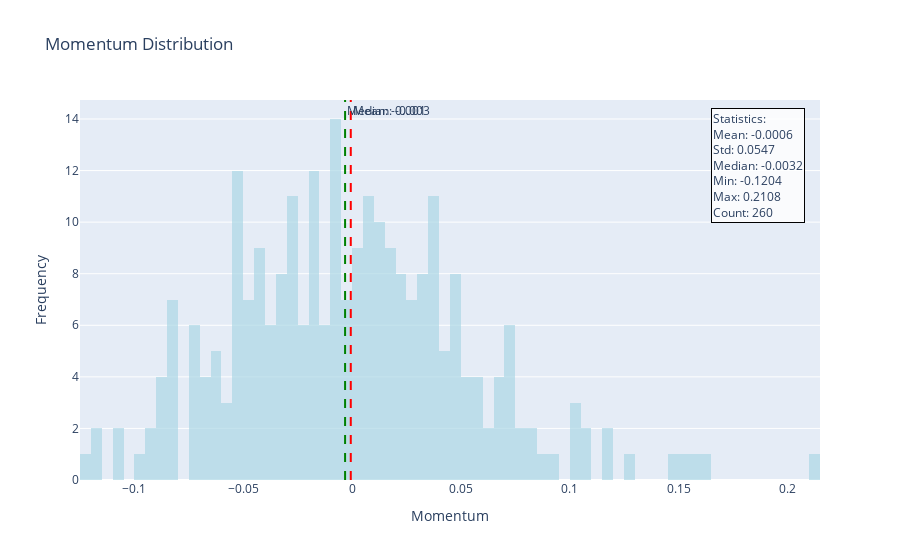

Notebook source saved alongside this figure:
### Code cell
FactorPlot.plot_factor_distribution(
    factor_data=factor_data["momentum"],
    factor_name="Momentum",
    bins=100,
    show_stats=True,
    color="lightblue"
)

### Figure 1 — Plotly figure (JSON) as saved in the notebook; plotly's stock layout.template omitted (floating-point values rounded to 4 significant figures; data arrays with more than 128 entries replaced by an {"elided": "..."} marker saying what was removed)
{"data": [{"marker": {"color": "lightblue"}, "name": "Momentum", "nbinsx": 100, "opacity": 0.7, "type": "histogram", "x": {"elided": "260 float values"}}], "layout": {"annotations": [{"showarrow": false, "text": "Mean: -0.001", "x": -0.0005907, "xanchor": "left", "xref": "x", "y": 1, "yanchor": "top", "yref": "y domain"}, {"showarrow": false, "text": "Median: -0.003", "x": -0.003201, "xanchor": "left", "xref": "x", "y": 1, "yanchor": "top", "yref": "y domain"}, {"align": "left", "bgcolor": "rgba(255,255,255,0.8)", "bordercolor": "black", "borderwidth": 1, "showarrow": false, "text": "Statistics:<br>Mean: -0.0006<br>Std: 0.0547<br>Median: -0.0032<br>Min: -0.1204<br>Max: 0.2108<br>Count: 260", "x": 0.98, "xref": "paper", "y": 0.98, "yref": "paper"}], "shapes": [{"line": {"color": "red", "dash": "dash"}, "type": "line", "x0": -0.0005907, "x1": -0.0005907, "xref": "x", "y0": 0, "y1": 1, "yref": "y domain"}, {"line": {"color": "green", "dash": "dash"}, "type": "line", "x0": -0.003201, "x1": -0.003201, "xref": "x", "y0": 0, "y1": 1, "yref": "y domain"}], "showlegend": false, "title": {"text": "Momentum Distribution"}, "xaxis": {"title": {"text": "Momentum"}}, "yaxis": {"title": {"text": "Frequency"}}}}
